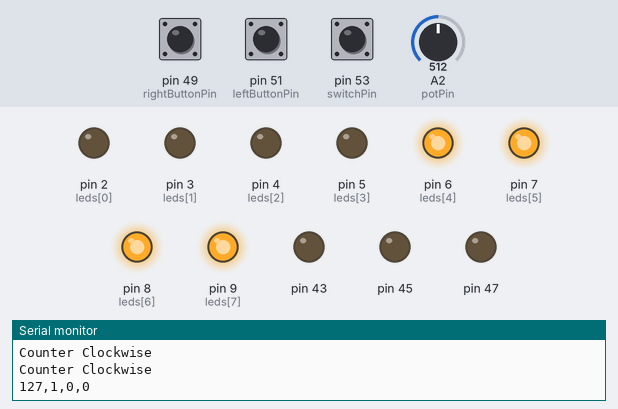
Bench run of a sketch on a simulated Arduino Mega 2560, built with avr-gcc and run on an emulated ATmega2560. Parts: output pins drawn as LEDs (lit = HIGH), the last lines printed to the serial monitor. Dashed ring = blinking. Inputs (shaded band) come from the test bench; at power-on: pin 49 (rightButtonPin) HIGH, pin 51 (leftButtonPin) HIGH, pin 53 (switchPin) HIGH, A2 (potPin) = 512.

Above: at 1.2 s.
1.3 s: pin 49 (rightButtonPin) pulled LOW for 1 s
At 1.63 s:
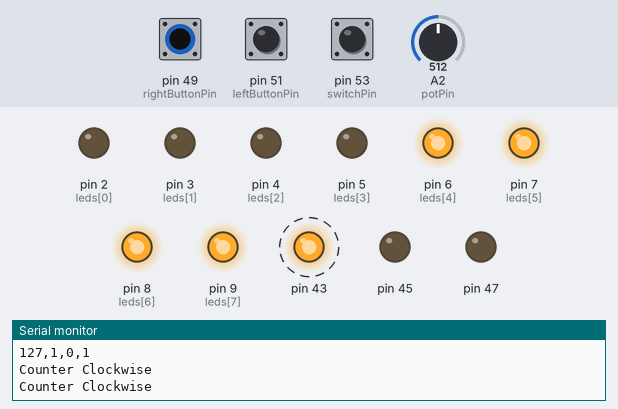
4.3 s: pin 51 (leftButtonPin) pulled LOW for 0.15 s
At 4.61 s:
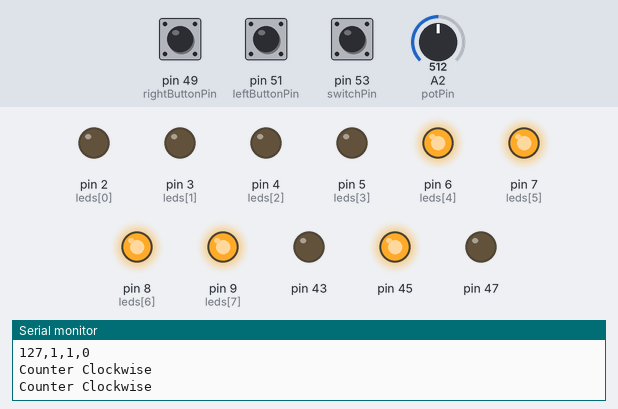
6.1 s: pin 53 (switchPin) pulled LOW for 1 s
At 6.9 s:
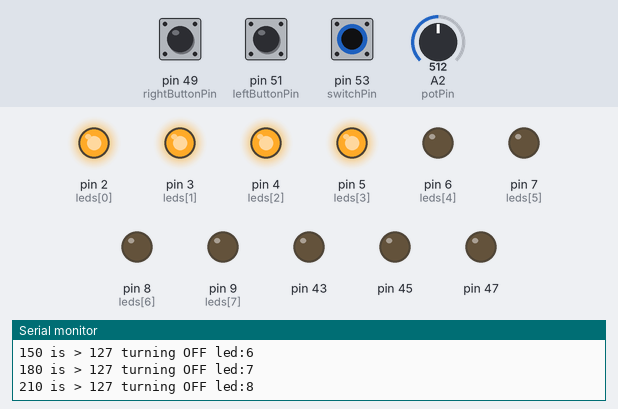
8.8 s: A2 (potPin) set to 494
10.3 s: A2 (potPin) set to 463
At 11.1 s:
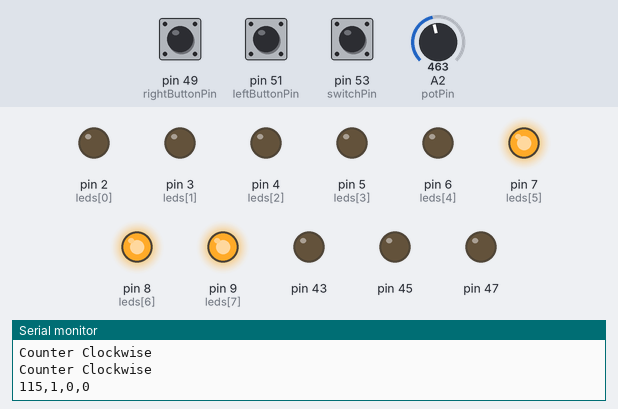
11.8 s: pin 49 (rightButtonPin) pulled LOW for 0.15 s
At 13.4 s:
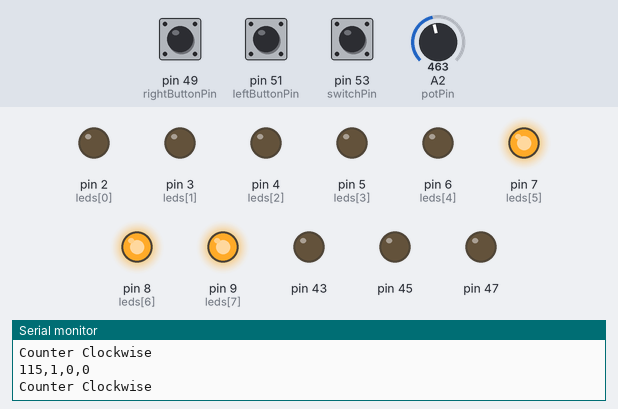
Timing chart, 0 to 14.4 s (numbered marks = the images above; inputs shaded):
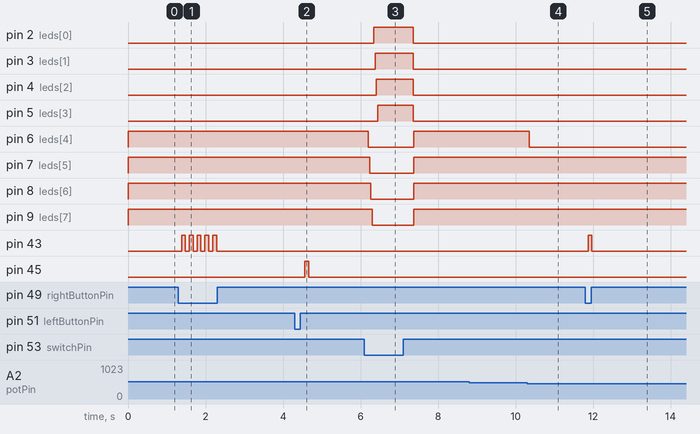

The sketch:

myValentine.ino
```cpp
int potPin=2;
int switchPin=53;
int rightButtonPin=49;
int leftButtonPin=51;
int leds [8] = { 2, 3, 4, 5, 6, 7, 8, 9};
int ledsLimits[8] = {30, 60, 90, 120, 150, 180, 210, 240};

void setup() {
  Serial.begin(9600);
   pinMode(switchPin,INPUT);
      pinMode(rightButtonPin,INPUT_PULLUP);
      //Push Buttons are 0 at press, 1 at not pressed

      pinMode(leftButtonPin,INPUT_PULLUP);
      // Left side
      pinMode(2,OUTPUT);
      pinMode(3,OUTPUT);
      pinMode(4,OUTPUT);
      pinMode(5,OUTPUT);


      //Right side

      pinMode(6,OUTPUT);
      pinMode(7,OUTPUT);
      pinMode(8,OUTPUT);
      pinMode(9,OUTPUT);

      // green LEDs

      pinMode(47,OUTPUT);
      pinMode(45,OUTPUT);

      // Blue led
      pinMode(43,OUTPUT);


}
void turnOffLeds(int dir, int value){
// turn off all values greater than it.
  if (dir ==0){
    Serial.println("Clockwise");
    for (int i=0; i<=7;i++){
      //check if I didn't pass that location.
      if ( ledsLimits[i]>value){

        Serial.print(ledsLimits[i]);
        Serial.print(" is > ");
        Serial.print(value);
        Serial.print(" turning OFF led:");
        Serial.println(leds[i]);
        digitalWrite(leds[i],LOW);
      }
    }
    // clock wise direction
  }
  else{
    Serial.println("Counter Clockwise");
    // Counter clockwise direction
    // here I need to go backwrods
    int start=0;
    for (int i=7; i>=0;i--){
      //check if I passed that location.
      if (ledsLimits[start]>value){
        digitalWrite(leds[i],LOW);

      }
      start++;

    }
  }


}
void turnOnLeds(int dir, int value){

  if (dir ==0){
    Serial.println("Clockwise");
    for (int i=0; i<=7;i++){
      //check if I passed that location.
      if ( ledsLimits[i]<=value){

        Serial.print(ledsLimits[i]);
        Serial.print(" is <= ");
        Serial.print(value);
        Serial.print(" turning on led:");
        Serial.println(leds[i]);
        digitalWrite(leds[i],HIGH);
      }
    }
    // clock wise direction
  }
  else{
    Serial.println("Counter Clockwise");
    // Counter clockwise direction
    // here I need to go backwrods
    int start=0;
    for (int i=7; i>=0;i--){
      //check if I passed that location.
      if (ledsLimits[start]<=value){
        digitalWrite(leds[i],HIGH);

      }
      start++;

    }
  }

}

void blinkLights(int left, int right){
  if (left == 1){
    // Do Sideways Green led when blue button is clicked
    digitalWrite(47,HIGH);
    delay(100);
    digitalWrite(47,LOW);
    delay(100);
    // If right one is also clicked, I should also turn it on
    if (right==1){
      digitalWrite(43,HIGH);
      delay(100);
      digitalWrite(43,LOW);
      delay(100);

    }
    digitalWrite(45,HIGH);
    delay(100);
    digitalWrite(45,LOW);
    delay(100);


  }
  else{
    if (right ==1){
      // Blink blue led

    digitalWrite(43,HIGH);
    delay(100);
    digitalWrite(43,LOW);
    delay(100);


    }
  }
}
void loop() {

  int val = analogRead(potPin);
  int potValue = map(val, 0, 1024, 0, 255);
  int switchValue=digitalRead(switchPin);
  int rightButtonVal= ! digitalRead(rightButtonPin);
  int leftButtonVal= ! digitalRead(leftButtonPin);

  Serial.print(potValue);
  Serial.print(",");
  Serial.print(switchValue);
  Serial.print(",");
  Serial.print(leftButtonVal);
  Serial.print(",");
  Serial.print(rightButtonVal);
  Serial.print("\n");
  // First I reset the leds
  turnOffLeds(switchValue,potValue);
  // THen turn on the ones I want
  turnOnLeds(switchValue,potValue);
  // Now see if the person clicked the buttons
  blinkLights(leftButtonVal,rightButtonVal);
 // delay(4000);


}
```

Measured:
- the behaviour switches between 482 and 481 on A2 (potPin) (found by bisection; images 3 and 4)
- after the input at 1.3 s, pin 43: alternates HIGH for 0.10 s and LOW for 0.10 s, 10 changes in all, then stays LOW, starting after 0.08 s
- after the input at 4.3 s, pin 45: LOW → HIGH after 0.26 s, → LOW 0.10 s later; pin 47: LOW → HIGH after 0.06 s, → LOW 0.10 s later
- after the input at 6.1 s, pin 2 (leds[0]): LOW → HIGH after 0.24 s, → LOW 1.0 s later; pin 3 (leds[1]): LOW → HIGH after 0.28 s, → LOW 0.98 s later; pin 4 (leds[2]): LOW → HIGH after 0.31 s, → LOW 0.95 s later; pin 5 (leds[3]): LOW → HIGH after 0.34 s, → LOW 0.92 s later; pin 6 (leds[4]): HIGH → LOW after 0.10 s, → HIGH 1.2 s later
- after the input at 10.3 s, pin 6 (leds[4]): HIGH → LOW after 0.06 s
- after the input at 11.8 s, pin 43: LOW → HIGH after 0.07 s, → LOW 0.10 s later
